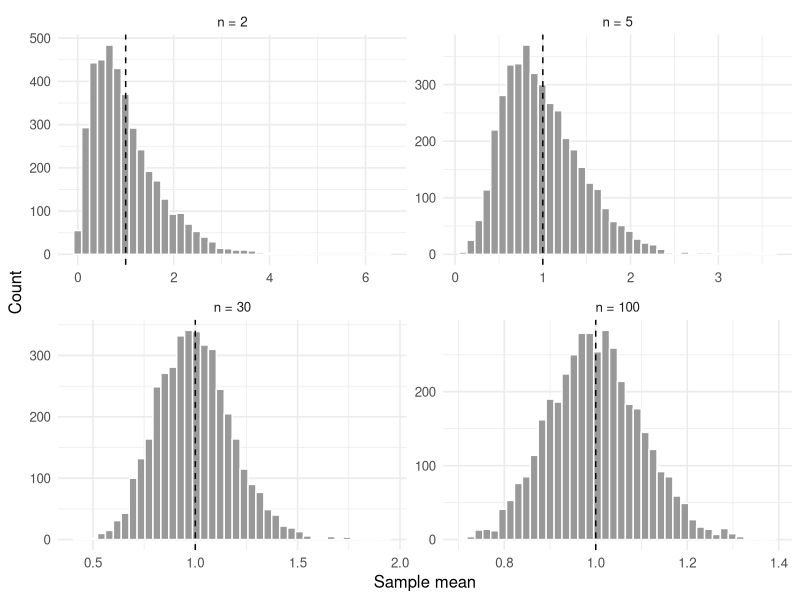

This figure's R source:
# ============================================================
# Biostatistics Courses
# Course 1 — Week 3, Session 1: Populations, samples, CLT
# ============================================================

# --- 0. Setup --------------------------------------------------
library(tidyverse)
set.seed(42)
theme_set(theme_minimal(base_size = 12))

# --- 1. Hypothesis / Goal --------------------------------------
# Demonstrate the CLT on an exponential population; quantify
# bias and variance of the sample mean.

# --- 2. Data ---------------------------------------------------
rate <- 1
pop_mean <- 1 / rate
pop_sd   <- 1 / rate

sim_means <- function(n, B = 4000) replicate(B, mean(rexp(n, rate)))

# --- 3. Visualise ----------------------------------------------
means_df <- bind_rows(
  tibble(n = "n = 2",   mean = sim_means(2)),
  tibble(n = "n = 5",   mean = sim_means(5)),
  tibble(n = "n = 30",  mean = sim_means(30)),
  tibble(n = "n = 100", mean = sim_means(100))
) |>
  mutate(n = factor(n, levels = c("n = 2", "n = 5", "n = 30", "n = 100")))
p <- means_df |>
  ggplot(aes(mean)) +
  geom_histogram(bins = 40, fill = "grey60", colour = "white") +
  facet_wrap(~ n, scales = "free") +
  geom_vline(xintercept = pop_mean, linetype = 2) +
  labs(x = "Sample mean", y = "Count")
print(p)

# --- 4. Assumptions --------------------------------------------
# iid sampling; finite variance.

# --- 5. Conduct / Fit ------------------------------------------
summarise_means <- function(n, B = 2000) {
  xbars <- replicate(B, mean(rexp(n, rate)))
  tibble(n = n,
         bias = mean(xbars) - pop_mean,
         variance = var(xbars),
         mse = mean((xbars - pop_mean)^2),
         se = sd(xbars))
}
bv <- map_dfr(c(5, 10, 30, 100, 500), summarise_means) |>
  mutate(expected_se = pop_sd / sqrt(n),
         ratio = se / expected_se)
print(bv)

# --- 6. Report -------------------------------------------------
cat("Bias near zero across n; SE scales as 1/sqrt(n).\n")
